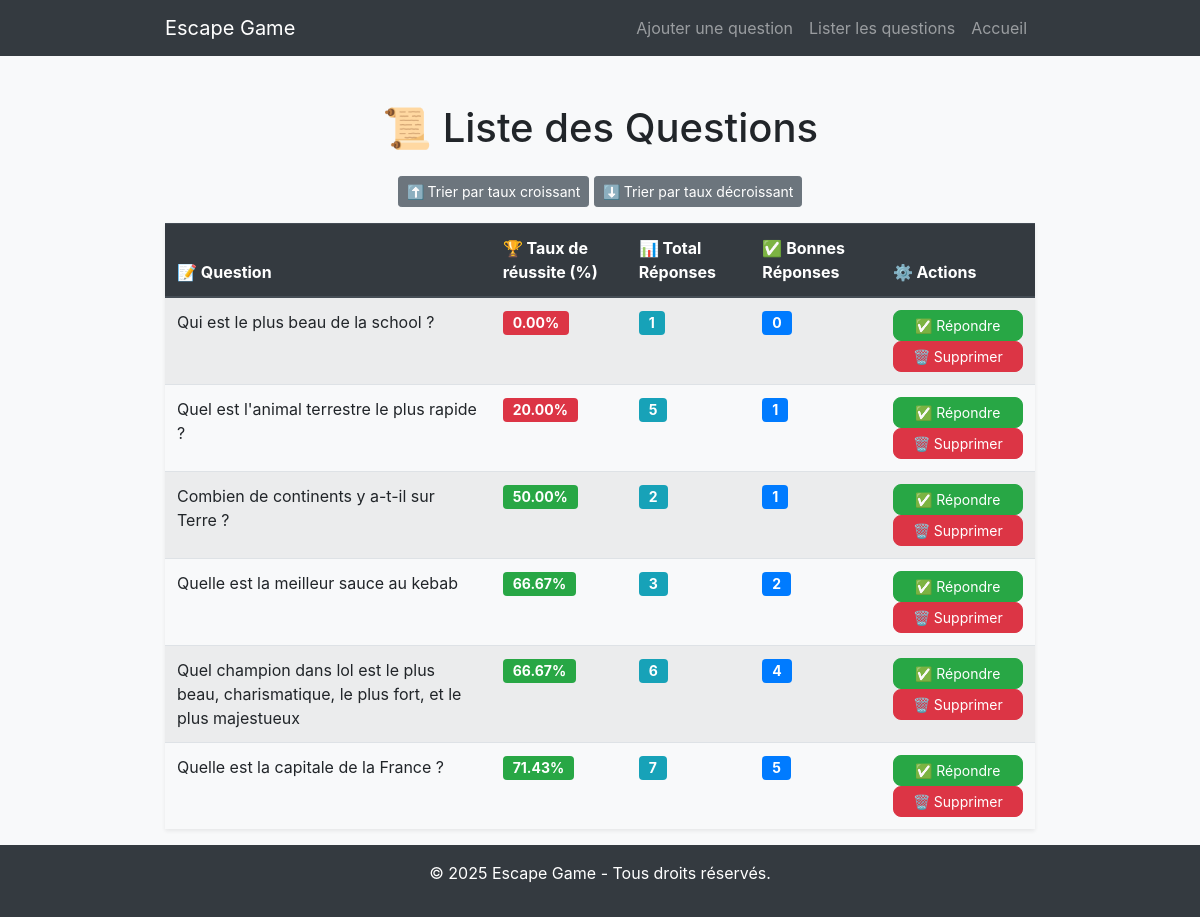
/lister_questions.php?sort=asc, run on the app's committed database.
### tables this page shows
CREATE TABLE IF NOT EXISTS `questions` (
  `id` int NOT NULL AUTO_INCREMENT,
  `question` text NOT NULL,
  `reponse_attendue` varchar(255) NOT NULL,
  `message_succes` text NOT NULL,
  `message_mauvaise_reponse` text NOT NULL,
  `taux_reussite` decimal(5,2) DEFAULT '0.00',
  `total_reponses` int DEFAULT '0',
  `bonnes_reponses` int DEFAULT '0',
  PRIMARY KEY (`id`)
);

### lister_questions.php (the view, shortened to what this page needs)
<?php
include('db.php');
$sql = "UPDATE questions SET taux_reussite =
            CASE
                WHEN total_reponses > 0 THEN (bonnes_reponses / total_reponses) * 100
                ELSE 0
            END";
$pdo->query($sql);
$order = isset($_GET['sort']) && $_GET['sort'] == 'asc' ? 'ASC' : 'DESC';
$sql = "SELECT * FROM questions ORDER BY taux_reussite $order";
$stmt = $pdo->query($sql);
$questions = $stmt->fetchAll();
?>
<!DOCTYPE html>
<html lang="fr">
<head>
    <link rel="stylesheet" href="https://maxcdn.bootstrapcdn.com/bootstrap/4.5.2/css/bootstrap.min.css">
</head>
<body>
<?php include('header.php'); ?>
<div class="container mt-5">
    <h1 class="text-center mb-4">📜 Liste des Questions</h1>
    <div class="text-center mb-3">
        <a href="lister_questions.php?sort=asc" class="btn btn-secondary btn-sm">⬆️ Trier par taux croissant</a>
        <a href="lister_questions.php?sort=desc" class="btn btn-secondary btn-sm">⬇️ Trier par taux décroissant</a>
    </div>
    <table class="table table-striped table-hover shadow-sm">
        <thead class="thead-dark">
            <tr>
                <th>📝 Question</th>
                <th>🏆 Taux de réussite (%)</th>
                <th>📊 Total Réponses</th>
                <th>✅ Bonnes Réponses</th>
                <th>⚙️ Actions</th>
            </tr>
        </thead>
        <tbody>
            <?php foreach ($questions as $question) : ?>
                <tr>
                    <td><?php echo htmlspecialchars($question['question']); ?></td>
                    <td>
                        <span class="badge <?php echo ($question['taux_reussite'] >= 50) ? 'badge-success' : 'badge-danger'; ?>">
                            <?php echo number_format($question['taux_reussite'], 2); ?>%
                        </span>
                    </td>
                    <td><span class="badge badge-info"><?php echo $question['total_reponses']; ?></span></td>
                    <td><span class="badge badge-primary"><?php echo $question['bonnes_reponses']; ?></span></td>
                    <td>
                        <a href="repondre_question.php?id=<?php echo $question['id']; ?>" class="btn btn-success btn-sm btn-custom">✅ Répondre</a>
                        <a href="supprimer_question.php?id=<?php echo $question['id']; ?>" class="btn btn-danger btn-sm btn-custom">🗑️ Supprimer</a>
                    </td>
                </tr>
            <?php endforeach; ?>
        </tbody>
    </table>
</div>
<?php include('footer.php'); ?>
</body>
</html>

### lister_questions.php (style rules this page uses)
body { background-color: #f8f9fa; }
.container { max-width: 900px; }
.btn-custom { width: 100%; border-radius: 8px; transition: 0.3s; }
.badge { font-size: 14px; padding: 5px 10px; }

### data on the page
questions: question "Qui est le plus beau de la school ?", taux_reussite "0.00", total_reponses "1", bonnes_reponses "0"
questions: question "Quel est l'animal terrestre le plus rapide ?", taux_reussite "20.00", total_reponses "5", bonnes_reponses "1"
questions: question "Combien de continents y a-t-il sur Terre ?", taux_reussite "50.00", total_reponses "2", bonnes_reponses "1"
questions: question "Quelle est la meilleur sauce au kebab", taux_reussite "66.67", total_reponses "3", bonnes_reponses "2"
questions: question "Quel champion dans lol est le plus beau, charismatique, le plus fort, et le plus majestueux", taux_reussite "66.67", total_reponses "6", bonnes_reponses "4"
questions: question "Quelle est la capitale de la France ?", taux_reussite "71.43", total_reponses "7", bonnes_reponses "5"
